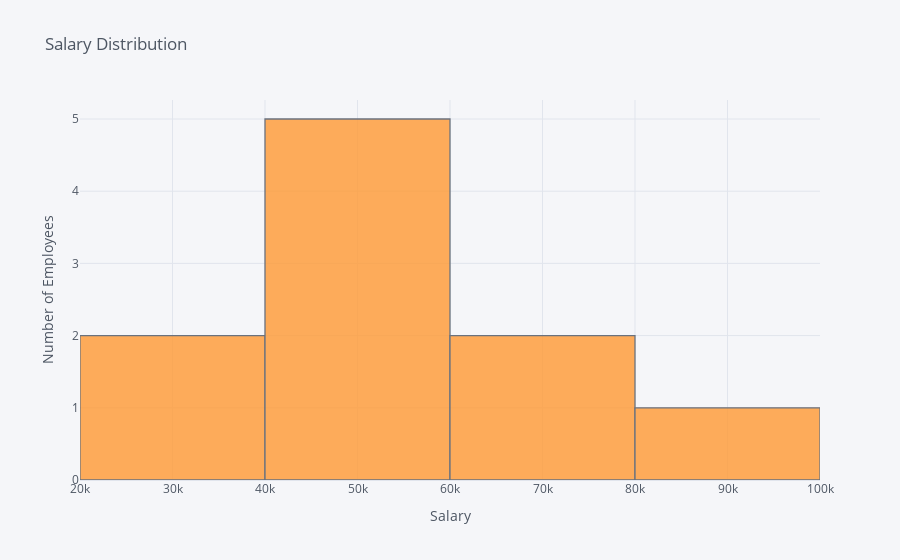

Notebook code for this chart:
### Code cell
df['Salary'].iplot(kind='hist', xTitle='Salary',
                  yTitle='Number of Employees', title='Salary Distribution')

### Figure 1 — Plotly figure (JSON) as saved in the notebook; plotly's stock layout.template omitted (floating-point values rounded to 4 significant figures)
{"data": [{"histfunc": "count", "histnorm": "", "marker": {"color": "rgba(255, 153, 51, 1.0)", "line": {"color": "#4D5663", "width": 1.3}}, "name": "Salary", "opacity": 0.8, "orientation": "v", "type": "histogram", "x": [40000, 32000, 45000, 54000, 72000, 62000, 92000, 55000, 35000, 48000]}], "layout": {"barmode": "overlay", "legend": {"bgcolor": "#F5F6F9", "font": {"color": "#4D5663"}}, "paper_bgcolor": "#F5F6F9", "plot_bgcolor": "#F5F6F9", "title": {"font": {"color": "#4D5663"}, "text": "Salary Distribution"}, "xaxis": {"gridcolor": "#E1E5ED", "showgrid": true, "tickfont": {"color": "#4D5663"}, "title": {"font": {"color": "#4D5663"}, "text": "Salary"}, "zerolinecolor": "#E1E5ED"}, "yaxis": {"gridcolor": "#E1E5ED", "showgrid": true, "tickfont": {"color": "#4D5663"}, "title": {"font": {"color": "#4D5663"}, "text": "Number of Employees"}, "zerolinecolor": "#E1E5ED"}}}
